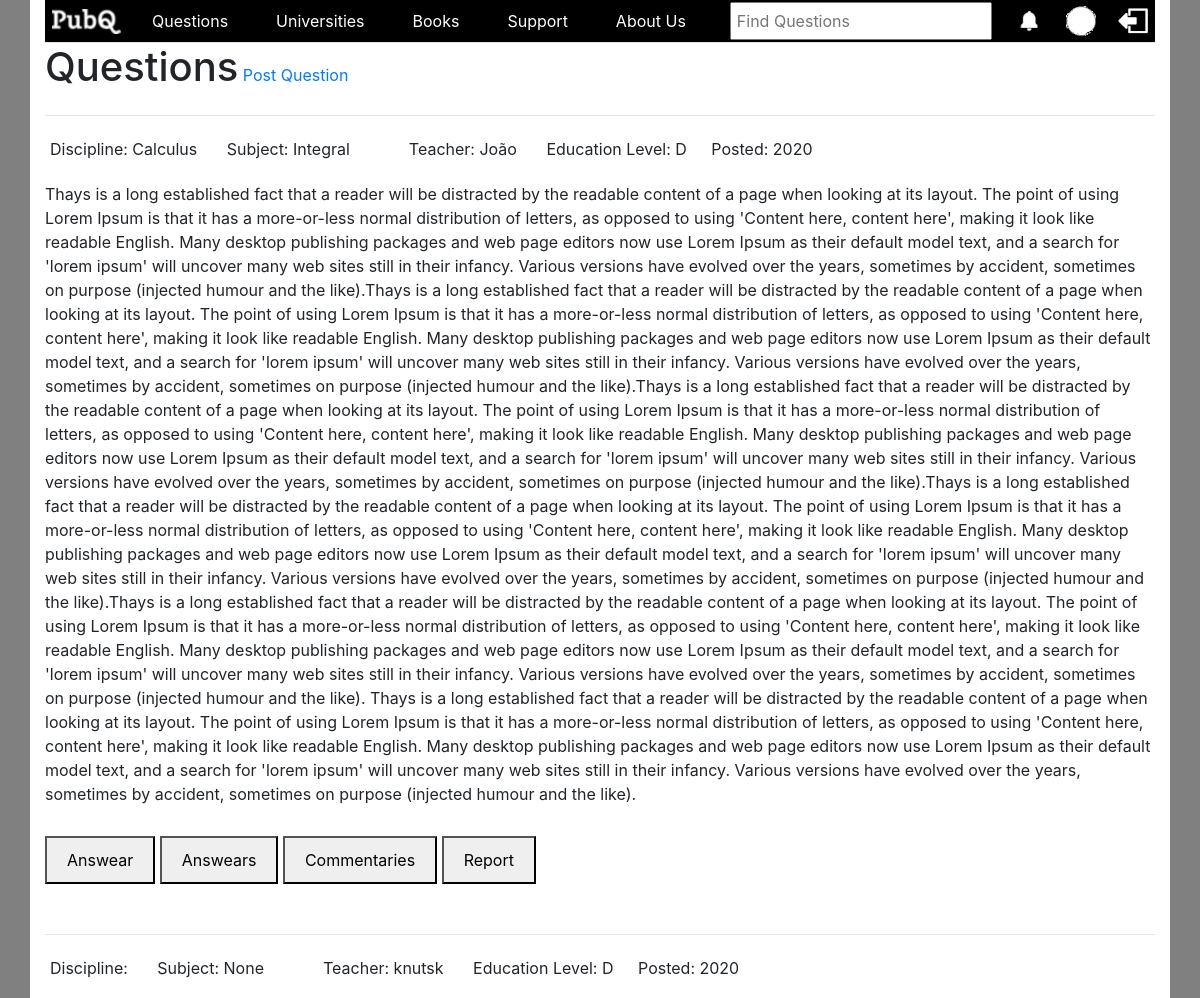
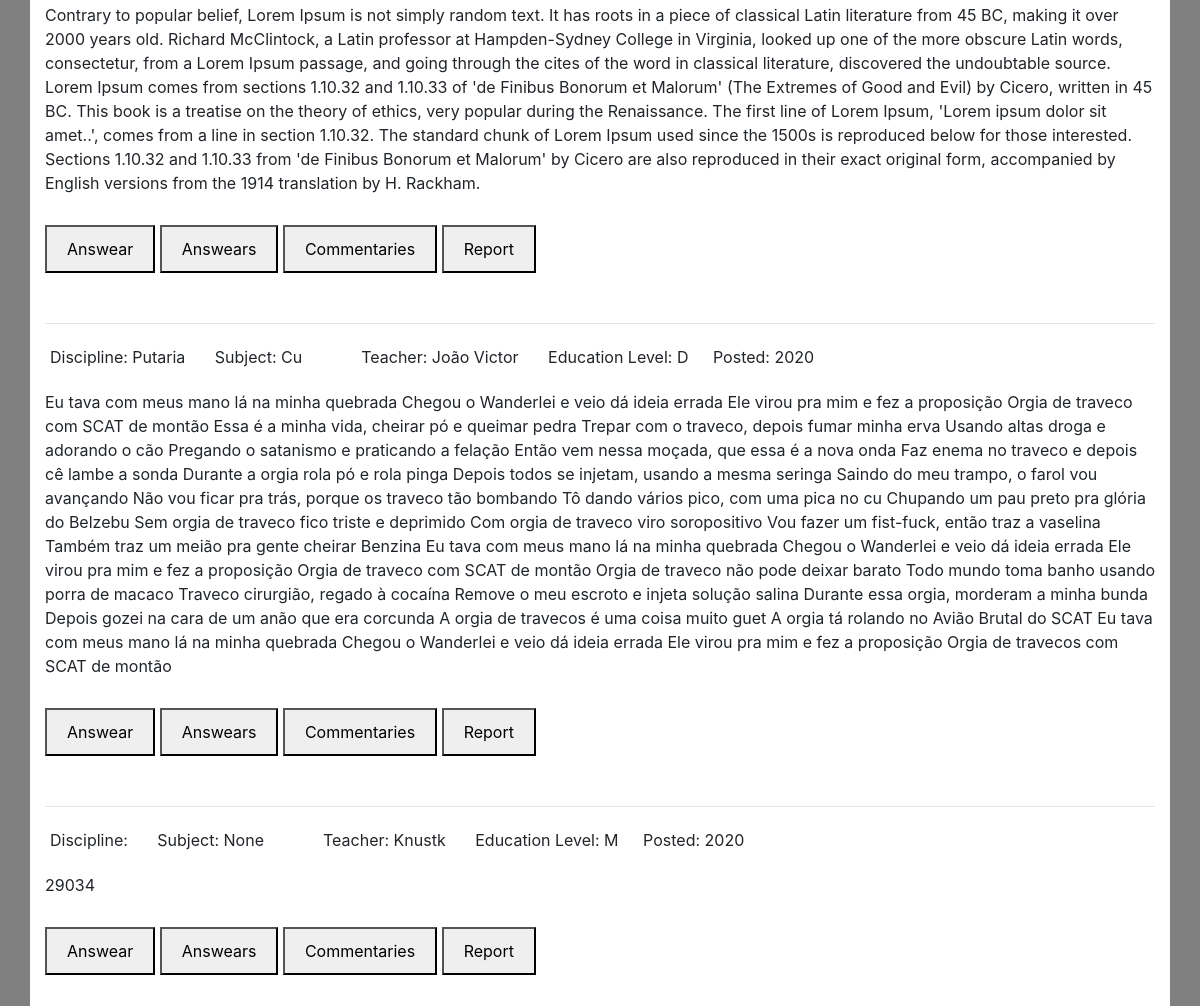
The page / (signed in, upper part) on the database as committed earlier (2 pictures, top to bottom).
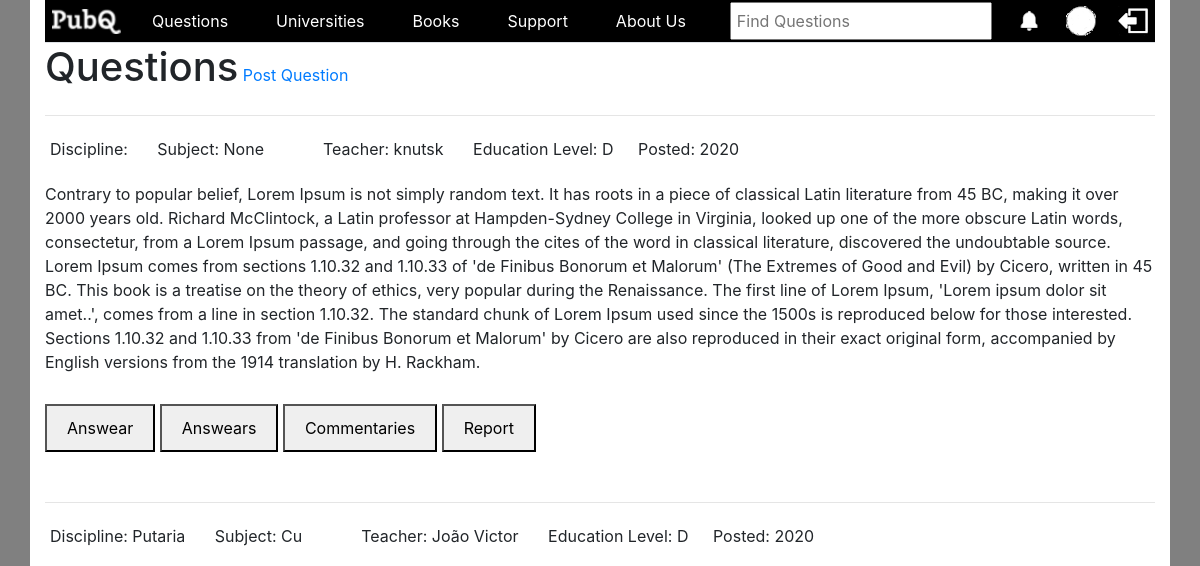
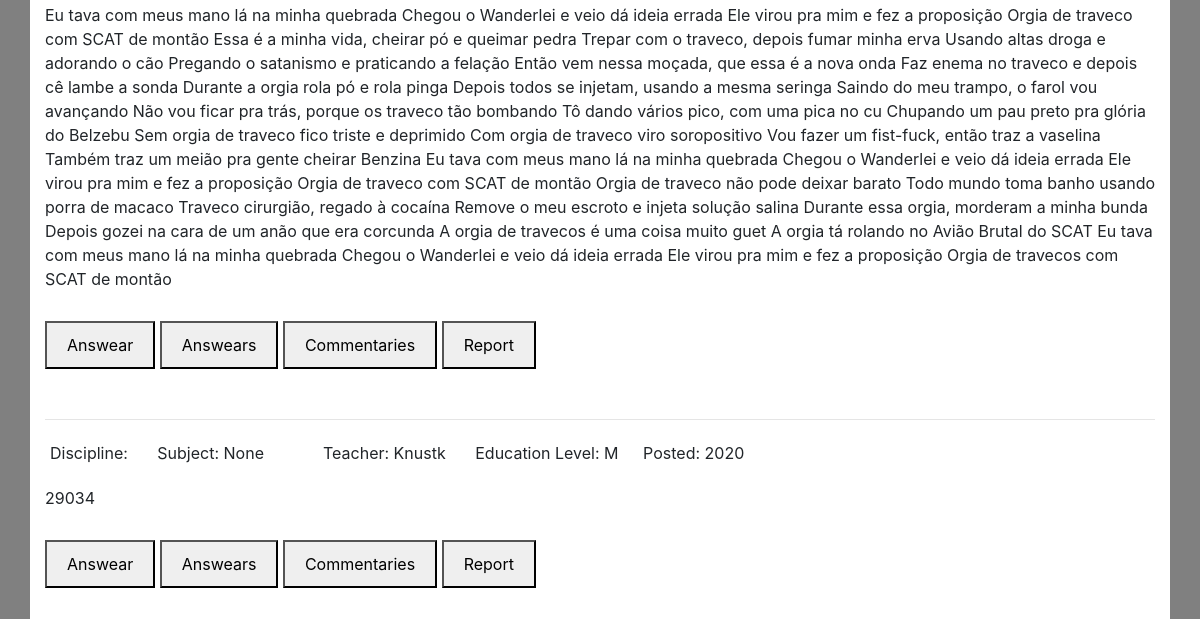
The same page on the database as committed later (2 pictures, top to bottom).
### base/models.py (models this page shows)
class Question(models.Model):
    date_created = models.DateTimeField(auto_now_add=True, null=True)
    text = models.CharField (max_length=10000)
    teacher_name = models.CharField(max_length=200)
    education_Level = models.CharField(max_length=1, choices=EDUCATIONS)
    is_public = models.BooleanField(default=True, blank=True)
    answear = models.CharField(max_length=5000, blank=True, null=True)
    university_name = models.CharField(max_length=200, blank=True, null=True)
    answears_count = models.IntegerField(default=0, blank=True, null=True)
    like_count = models.IntegerField(default=0, blank=True, null=True)
    deslike_count = models.IntegerField(default=0, blank=True, null=True)
    right_answear = models.CharField(max_length=1, choices=ANSWEARS, blank=True, null=True)
    wrong_answears_count = models.IntegerField(default=0, blank=True, null=True)
    pic_1 = models.ImageField(blank=True, null=True)
    pic_2 = models.ImageField(blank=True, null=True)
    subject = models.ForeignKey(Subject, on_delete=models.SET_NULL, null=True)
    users = models.ManyToManyField(UserPermission, blank=True)
    answears = models.ManyToManyField(Answear, blank=True, null=True)
    commentaries = models.ManyToManyField(Commentary, blank=True, null=True)
    likes = models.ManyToManyField(Like, blank=True, null=True)
    deslikes = models.ManyToManyField(Deslike, blank=True, null=True)
    reports = models.ManyToManyField(Report, blank=True, null=True)

class Subject(models.Model):
    name = models.CharField(max_length=100)
    discipline_name = models.CharField(max_length=100)
    reports = models.ManyToManyField(Report, blank=True)
    def __str__(self):
        return self.name

### base/views.py (the view)
# urls.py: path('', views.questions, name='questions'),
@login_required(login_url='login')
def questions(request):
	questions = Question.objects.filter(is_public=True)
	paginator = Paginator(questions, 5)
	page = request.GET.get('page')
	try:
		questions = paginator.page(page)
	except PageNotAnInteger:
		questions = paginator.page(1)
	except EmptyPage:
		questions = paginator.page(paginator.num_pages)
	context = {'page':page, 'questions':questions,}
	return render(request, 'base/questions.html', context)

### base/models.py (called while the page is built)
    def __str__(self):
        return self.nickname

### base/templates/base/questions.html (shortened to what this page needs)
{%  extends 'base/main.html' %}
{% block content %}
<div>
    <div style="display:inline-block;"><h1>Questions</h1></div>
    <a href="postquestion" type="submit">Post Question</a>
        <hr>
        {% for question in questions %}
            <div style="display:block; margin-bottom:50px; margin-bottom:50px;">
                <div style="display:block;">
                    <div style="display:inline-block; margin:5px; margin-right:20px;">
                        <p>Discipline: {{question.subject.discipline_name}}</p>
                    </div>
                    <div style="display:inline-block; margin:5px; margin-right:20px;">
                        <p>Subject: {{question.subject}}</p>
                    </div>
                    <div style="display:inline-block; margin:5px; margin-right:20px;">
                        <p>Teacher: {{question.teacher_name}}</p>
                    </div>
                    <div style="display:inline-block; margin:5px; margin-right:20px;">
                        <p>Education Level: {{question.education_Level}}</p>
                    </div>
                    <div style="display:inline-block;">
                        <p>Posted: {{question.date_created.year}}</p>
                    </div>
                </div>
                <p style="margin-bottom:30px;">{{question.text}}</p>
                <button style="padding:10px; padding-right:20px; padding-left:20px;" type="submit">Answear</button>
                <button id="answears" style="padding:10px; padding-right:20px; padding-left:20px;"  onclick="Show">Answears</button>
                <button style="padding:10px; padding-right:20px; padding-left:20px;">Commentaries</button>
                <a href="postreport"><button style="padding:10px; padding-right:20px; padding-left:20px;">Report</button></a>
            </div>
            <hr>
        {% endfor %}
</div>
{% endblock %}

Rows that differ between the two databases and show on the page:
no longer on this page (row edited): Question: subject.discipline_name "Calculus", subject "Integral", teacher_name "João", education_Level "D", date_created.year "2020", text "Thays is a long established fact that a reader will be distracted by the readable content of a page when looking at its layout. The point of using Lorem Ipsum is that it has a more-or-less normal distribution of letters, as opposed to using 'Content here, content here', making it look like readable English. Many desktop publishing packages and web page editors now use Lorem Ipsum as their default model text, and a search for 'lorem ipsum' will uncover many web sites still in their infancy. Various versions have evolved over the years, sometimes by accident, sometimes on purpose (injected humour and the like).Thays is a long established fact that a reader will be distracted by the readable…"
